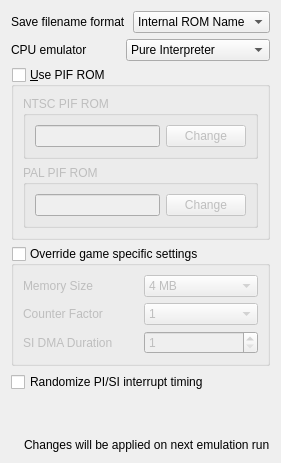
         <widget class="QWidget" name="coreTab">
          <attribute name="title">
           <string>Core</string>
          </attribute>
          <layout class="QVBoxLayout" name="verticalLayout_24">
           <item>
            <layout class="QHBoxLayout" name="horizontalLayout_46">
             <item>
              <widget class="QLabel" name="label_25">
               <property name="text">
                <string>Save filename format</string>
               </property>
              </widget>
             </item>
             <item>
              <widget class="QComboBox" name="coreSaveFilenameFormatComboBox">
               <item>
                <property name="text">
                 <string>Internal ROM Name</string>
                </property>
               </item>
               <item>
                <property name="text">
                 <string>Automatic</string>
                </property>
               </item>
              </widget>
             </item>
            </layout>
           </item>
           <item>
            <layout class="QHBoxLayout" name="horizontalLayout_43">
             <item>
              <widget class="QLabel" name="label_23">
               <property name="text">
                <string>CPU emulator</string>
               </property>
              </widget>
             </item>
             <item>
              <widget class="QComboBox" name="coreCpuEmulatorComboBox">
               <item>
                <property name="text">
                 <string>Pure Interpreter</string>
                </property>
               </item>
               <item>
                <property name="text">
                 <string>Cached Interpreter</string>
                </property>
               </item>
               <item>
                <property name="text">
                 <string>Dynamic Recompiler</string>
                </property>
               </item>
              </widget>
             </item>
            </layout>
           </item>
           <item>
            <widget class="QGroupBox" name="usePifRomGroupBox">
             <property name="title">
              <string>&amp;Use PIF ROM</string>
             </property>
             <property name="checkable">
              <bool>true</bool>
             </property>
             <property name="checked">
              <bool>false</bool>
             </property>
             <layout class="QVBoxLayout" name="verticalLayout_17">
              <item>
               <widget class="QGroupBox" name="groupBox_2">
                <property name="title">
                 <string>NTSC PIF ROM</string>
                </property>
                <layout class="QHBoxLayout" name="horizontalLayout_6">
                 <item>
                  <widget class="QLineEdit" name="ntscPifRomLineEdit">
                   <property name="readOnly">
                    <bool>true</bool>
                   </property>
                   <property name="clearButtonEnabled">
                    <bool>false</bool>
                   </property>
                  </widget>
                 </item>
                 <item>
                  <widget class="QPushButton" name="changeNTSCPifRomButton">
                   <property name="text">
                    <string>Change</string>
                   </property>
                  </widget>
                 </item>
                </layout>
               </widget>
              </item>
              <item>
               <widget class="QGroupBox" name="groupBox_3">
                <property name="title">
                 <string>PAL PIF ROM</string>
                </property>
                <layout class="QHBoxLayout" name="horizontalLayout_7">
                 <item>
                  <widget class="QLineEdit" name="palPifRomLineEdit">
                   <property name="readOnly">
                    <bool>true</bool>
                   </property>
                  </widget>
                 </item>
                 <item>
                  <widget class="QPushButton" name="changePALPifRomButton">
                   <property name="text">
                    <string>Change</string>
                   </property>
                  </widget>
                 </item>
                </layout>
               </widget>
              </item>
             </layout>
            </widget>
           </item>
           <item>
            <widget class="QGroupBox" name="coreOverrideGameSettingsGroup">
             <property name="enabled">
              <bool>true</bool>
             </property>
             <property name="title">
              <string>Override game specific settings</string>
             </property>
             <property name="checkable">
              <bool>true</bool>
             </property>
             <property name="checked">
              <bool>false</bool>
             </property>
             <layout class="QVBoxLayout" name="verticalLayout_18">
              <item>
               <layout class="QHBoxLayout" name="horizontalLayout_44">
                <item>
                 <widget class="QLabel" name="label_24">
                  <property name="text">
                   <string>Memory Size</string>
                  </property>
                 </widget>
                </item>
                <item>
                 <widget class="QComboBox" name="coreMemorySizeComboBox">
                  <item>
                   <property name="text">
                    <string>4 MB</string>
                   </property>
                  </item>
                  <item>
                   <property name="text">
                    <string>8 MB</string>
                   </property>
                  </item>
                 </widget>
                </item>
               </layout>
              </item>
              <item>
               <layout class="QHBoxLayout" name="horizontalLayout_45">
                <item>
                 <widget class="QLabel" name="label_46">
                  <property name="text">
                   <string>Counter Factor</string>
                  </property>
                 </widget>
                </item>
                <item>
                 <widget class="QComboBox" name="coreCounterFactorComboBox">
                  <item>
                   <property name="text">
                    <string>1</string>
                   </property>
                  </item>
                  <item>
                   <property name="text">
                    <string>2</string>
                   </property>
                  </item>
                  <item>
                   <property name="text">
                    <string>3</string>
                   </property>
                  </item>
                  <item>
                   <property name="text">
                    <string>4</string>
                   </property>
                  </item>
                  <item>
                   <property name="text">
                    <string>5</string>
                   </property>
                  </item>
                  <item>
                   <property name="text">
                    <string>6</string>
                   </property>
                  </item>
                 </widget>
                </item>
               </layout>
              </item>
              <item>
               <layout class="QHBoxLayout" name="horizontalLayout_48">
                <item>
                 <widget class="QLabel" name="label_47">
                  <property name="text">
                   <string>SI DMA Duration</string>
                  </property>
                 </widget>
                </item>
                <item>
                 <widget class="QSpinBox" name="coreSiDmaDurationSpinBox">
                  <property name="minimum">
                   <number>1</number>
                  </property>
                  <property name="maximum">
                   <number>9999999</number>
                  </property>
                  <property name="value">
                   <number>1</number>
                  </property>
                 </widget>
                </item>
               </layout>
              </item>
             </layout>
            </widget>
           </item>
           <item>
            <widget class="QCheckBox" name="coreRandomizeTimingCheckBox">
             <property name="text">
              <string>Randomize PI/SI interrupt timing</string>
             </property>
            </widget>
           </item>
           <item>
            <spacer name="verticalSpacer_7">
             <property name="orientation">
              <enum>Qt::Orientation::Vertical</enum>
             </property>
             <property name="sizeHint" stdset="0">
              <size>
               <width>20</width>
               <height>40</height>
              </size>
             </property>
            </spacer>
           </item>
           <item>
            <layout class="QHBoxLayout" name="emulationInfoLayout_0">
             <item>
              <widget class="QLabel" name="infoIconLabel_0">
               <property name="sizePolicy">
                <sizepolicy hsizetype="Minimum" vsizetype="Preferred">
                 <horstretch>0</horstretch>
                 <verstretch>0</verstretch>
                </sizepolicy>
               </property>
               <property name="text">
                <string/>
               </property>
               <property name="pixmap">
                <pixmap>:/newPrefix/Resource/Info.ico</pixmap>
               </property>
               <property name="wordWrap">
                <bool>false</bool>
               </property>
              </widget>
             </item>
             <item>
              <widget class="QLabel" name="label_49">
               <property name="sizePolicy">
                <sizepolicy hsizetype="Expanding" vsizetype="Minimum">
                 <horstretch>0</horstretch>
                 <verstretch>0</verstretch>
                </sizepolicy>
               </property>
               <property name="midLineWidth">
                <number>1</number>
               </property>
               <property name="text">
                <string>Changes will be applied on next emulation run</string>
               </property>
               <property name="textFormat">
                <enum>Qt::TextFormat::PlainText</enum>
               </property>
              </widget>
             </item>
            </layout>
           </item>
          </layout>
         </widget>
